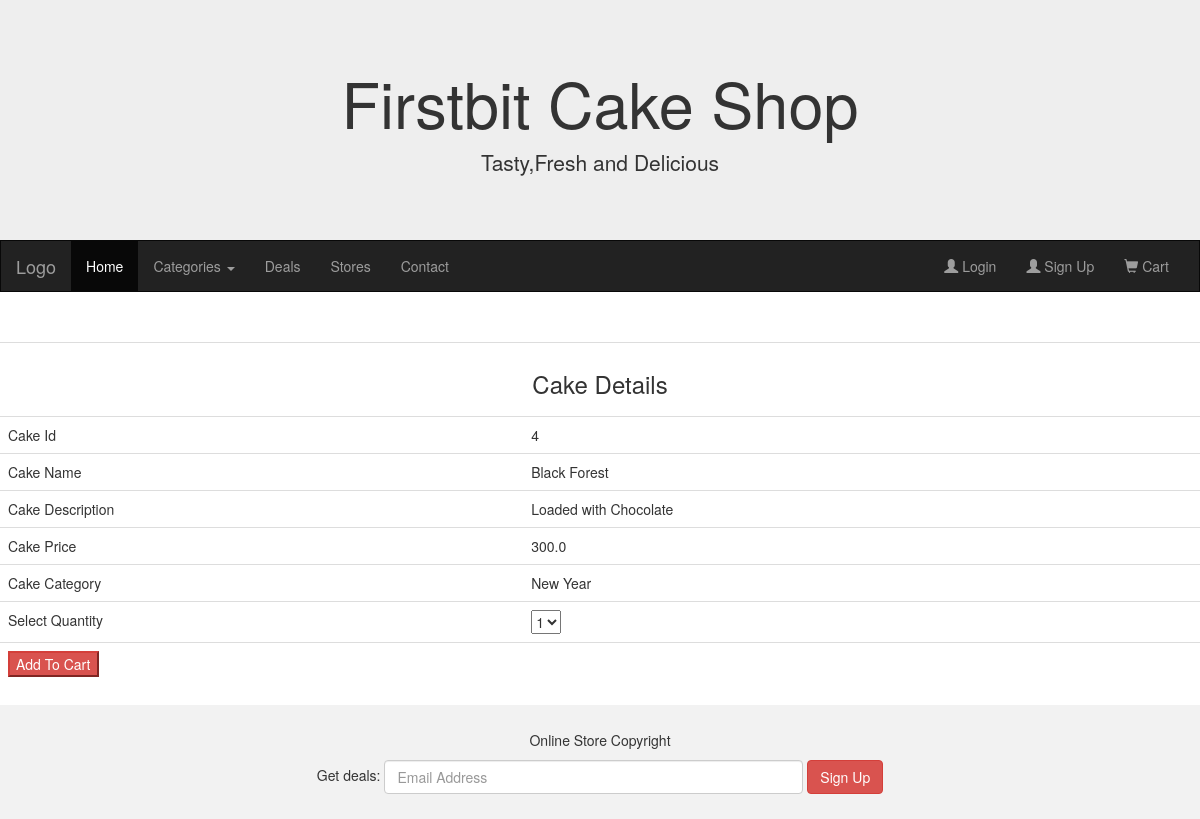
Page /ViewDetails/4 on the committed database.
### AdminApp/models.py (models this page shows, shortened)
class Cake(models.Model):
    cakename = models.CharField(max_length=20)
    price = models.FloatField(default=300)
    description = models.CharField(max_length=200)
    imageUrl = models.ImageField(upload_to = 'Images')
    category = models.ForeignKey(Category,on_delete=models.CASCADE)
    class Meta:
        db_table = "Cake"

class Category(models.Model):
    cname = models.CharField(max_length=20)
    class Meta:
        db_table = "Category"

### UserApp/views.py (the view)
# urls.py: path('ViewDetails/<id>',views.ViewDetails),
def ViewDetails(request,id):
    cats = Category.objects.all()
    cake = Cake.objects.get(id=id)
    return render(request,"UserApp/ViewDetails.html",{"cake":cake,"cats":cats})

### templates/UserApp/ViewDetails.html (shortened to what this page needs)
{%extends "../master.html"%}
{%block content%}
<center>
    <form method="post" action="/AddToCart">
    <table class="table">
        <tr><th colspan="2" ><h3 align="center">Cake Details</h1></th></tr>
        <tr><td>Cake Id</td><td>{{cake.id}}
        </td></tr>
        <tr><td>Cake Name</td><td>{{cake.cakename}}</td></tr>
        <tr><td>Cake Description</td><td>{{cake.description}}</td></tr>
        <tr><td>Cake Price</td><td>{{cake.price}}</td></tr>
        <tr><td>Cake Category</td><td>{{cake.category.cname}}</td></tr>
        <tr><td>Select Quantity</td><td><select name="qty">
            <option>1</option>
        </select></td></tr>
        <tr><td><button type="submit" class="button btn-danger" >Add To Cart</button></td><td></td></tr>
    </table>
</form>
</center>
{%endblock%}

### rows in the picture
Cake: id "4", cakename "Black Forest", description "Loaded with Chocolate", price "300.0", category.cname "New Year"
